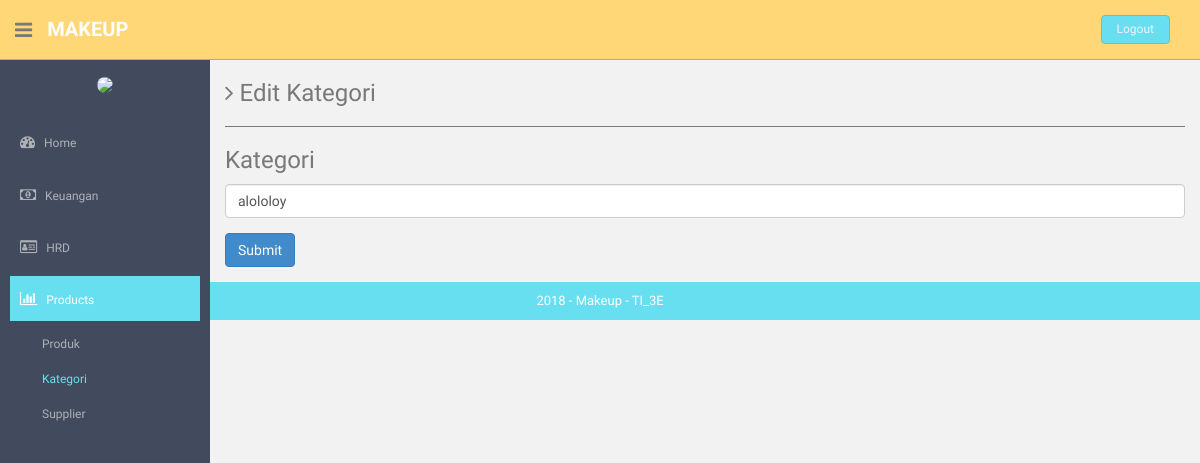
The app's page /index.php/kategori/update/6, older data.
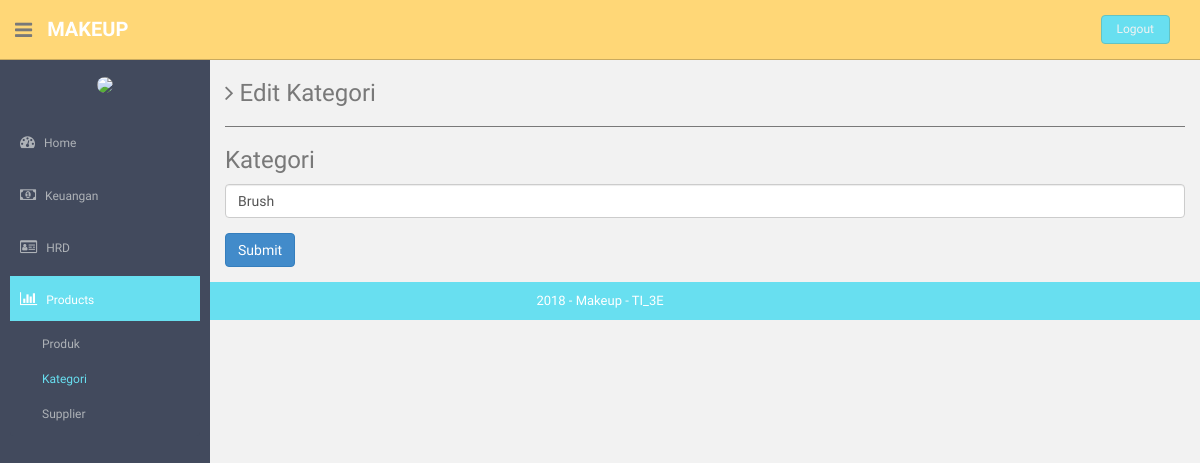
The same page, newer data.
### tables this page shows
CREATE TABLE `kategori` (
  `id_kategori` int(10) NOT NULL,
  `nama_kategori` varchar(255) NOT NULL
);

### application/controllers/Kategori.php (called while the page is built, shortened)
<?php
class Kategori extends CI_Controller {
	public function __construct()
	{
		$this->load->helper('url','form');
		$this->load->library('form_validation');
		$this->load->model('kategori_model');
		$this->load->helper('html');
		$this->load->library('image_lib');
	}
	public function update($id){
		$this->form_validation->set_rules('nama_kategori','nama_kategori','trim|required');
		$data['kategori']=$this->kategori_model->getKategori($id);
		if($this->form_validation->run()==FALSE){
			$cek['status'] = array(
        		'home'=>'',
        		'hrd'=>'',
        		'keuangan'=>'',
        		'produk'=>'active',
        		'pembelian'=>'',
        		'pemasukan'=>'',
        		'pengeluaran'=>'',
        		'utang'=>'',
        		'cash_flow'=>'',
                        'pemesanan'=>'',
                        'pembayaran'=>'',
        		'neraca'=>'',
        		'admin'=>'',
        		'gaji'=>'',
        		'golongan'=>'',
        		'absensi'=>'',
        		'user'=>'',
        		'barang'=>'',
        		'supplier'=>'',
        		'kategori'=>'active',
        		);
			$this->load->view('component/header',$cek);
			$this->load->view('edit_kategori',$data);
			$this->load->view('component/footer');
		}else{
			$this->kategori_model->UpdateById($id);
			redirect('kategori','refresh');
		}
	}
}

### index.php (called while the page is built, shortened)
<?php
require_once BASEPATH.'core/CodeIgniter.php';

### application/models/Kategori_model.php (called while the page is built, shortened)
<?php
class Kategori_model extends CI_Model {
	public function getKategori($id)
	{
		$this->db->where('id_kategori',$id);
		$query = $this->db->get('kategori');
		return $query->result();
	}
}

### application/views/edit_kategori.php (the view, shortened to what this page needs)
<section id="main-content">
    <section class="wrapper">
        <h3><i class="fa fa-angle-right"></i> Edit Kategori</h3><hr>
        <?php echo form_open_multipart('kategori/update/'.$this->uri->segment(3));?>
            <div class="form-group">
                <h3 for="">Kategori</h3>
                <input name="nama_kategori" type="text" class="form-control" id="" value="<?php echo $kategori[0]->nama_kategori; ?>" >
            </div>
            <button type="submit" class="btn btn-primary">Submit</button>
        <?php echo form_close(); ?>
    </section>
</section>

Row changes from the older to the newer data that the page shows:
changed kategori: nama_kategori "alololoy" → "Brush"
